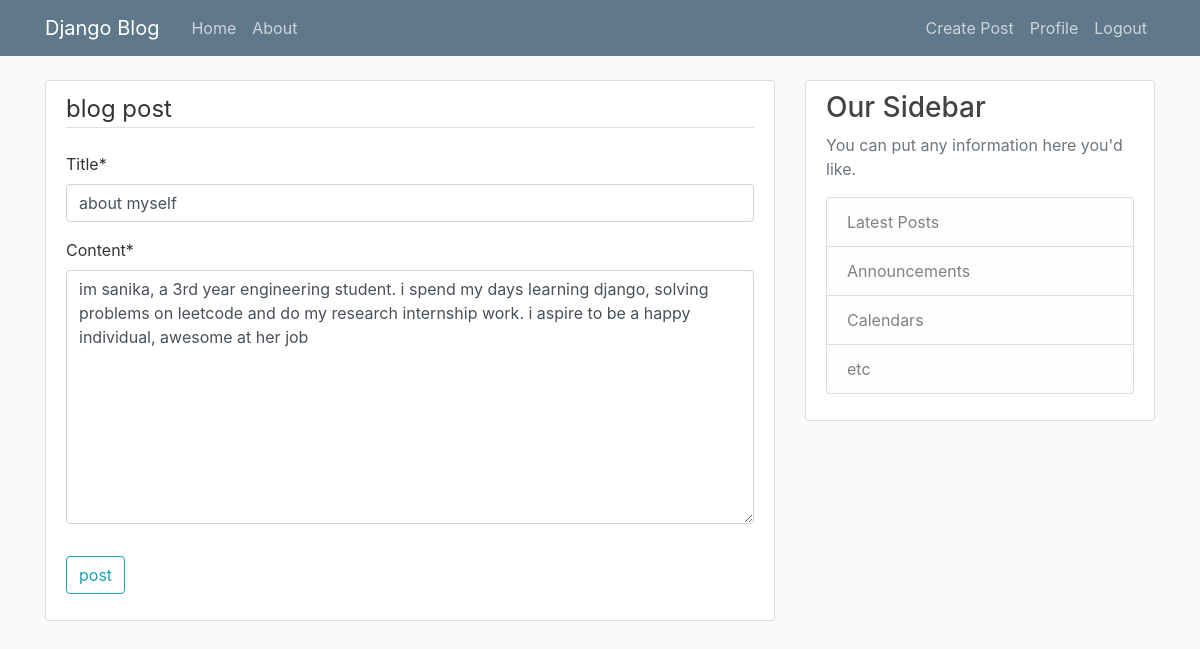
The app's page /post/13/update/ (signed in) with its own data.
### blogApp/models.py (models this page shows, shortened)
class post(models.Model):
    title = models.CharField(max_length=100)
    content = models.TextField()
    date_posted = models.DateTimeField(default=timezone.now) #actual function as default value so no ()
    author = models.ForeignKey(User, on_delete=models.CASCADE) # if user is deleted then posts are also deleted not viceversa

### blogApp/views.py (the view, shortened to what this page needs)
# urls.py: path('post/<int:pk>/update/', PostUpdateView.as_view(), name='post_update'),
class PostUpdateView(LoginRequiredMixin, UserPassesTestMixin, UpdateView):
    model = post
    fields = ['title', 'content']
    def test_func(self):
        post = self.get_object()
        if (self.request.user == post.author):
            return True
        return False

### blogApp/templates/blogApp/post_form.html (shortened to what this page needs)
{% extends 'blogApp/base.html' %}
{% load crispy_forms_tags %}
{% block content %}
<div class="content-section">
    <form method="POST">
        <fieldset class="form-group">
            <legend class="border-bottom mb-4">
                blog post
            </legend>
            {{ form|crispy }}
        </fieldset>
        <div class="form-group">
            <button class="btn btn-outline-info" type="submit">post</button>
        </div>
    </form>
</div>
{% endblock %}

### blogApp/static/blogApp/main.css (style rules this page uses)
body { background: #fafafa; color: #333333; margin-top: 5rem; }
.content-section { background: #ffffff; padding: 10px 20px; border: 1px solid #dddddd; border-radius: 3px; margin-bottom: 20px; }

### records on screen
post: title "about myself", content "im sanika, a 3rd year engineering student. i spend my days learning django, solving problems on leetcode and do my research internship work. i aspire to be a happy individual, awesome at her job"
